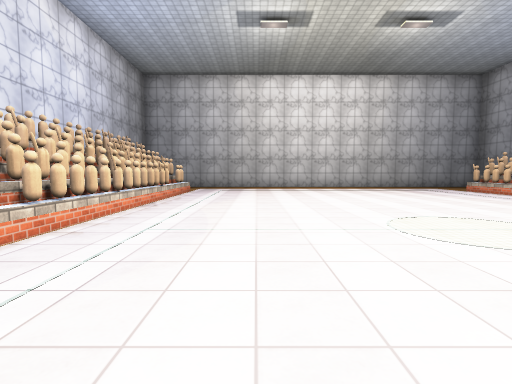
View 1 (above)

15 first-person views from a walk through a 3-D level made in the Unity game engine. The camera is 1.3 m above the floor, tilts 4° down and sees 85° across. The floor is counted in squares, 2 m on a side. Each view is taken from the middle of a square. On the plan, view 1 faces up. The plan holds only what a view shows up to about 9 squares ahead; the rest is blank. The place goes on beyond the plan. The player is left out. Surface patterns are stand-ins for the level's own textures.

View 2
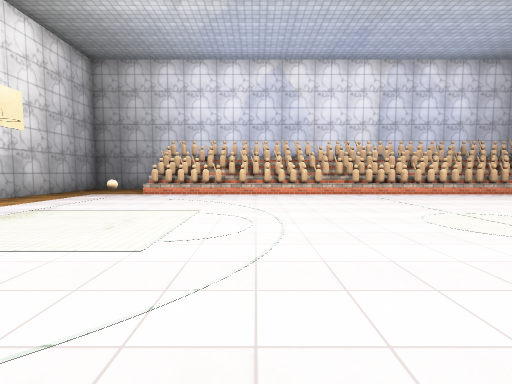

View 3
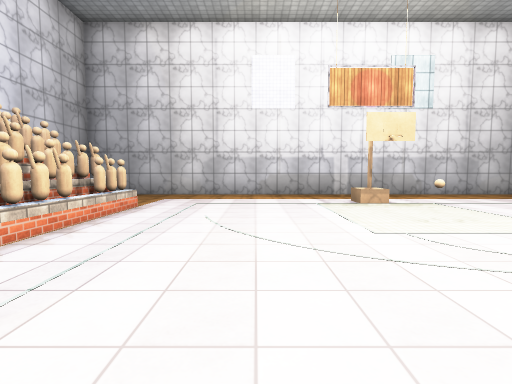

View 4
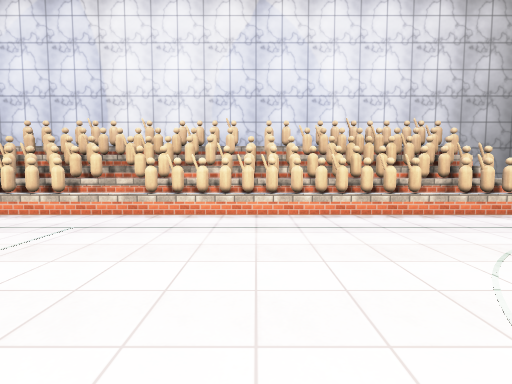

View 5
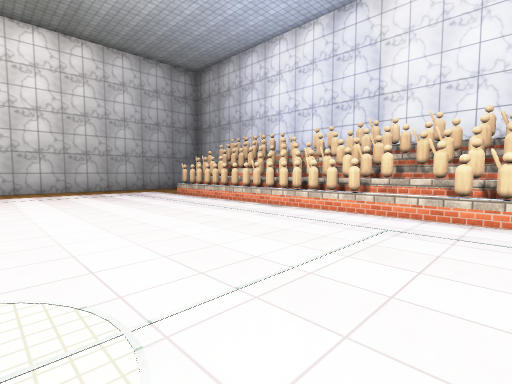

View 6
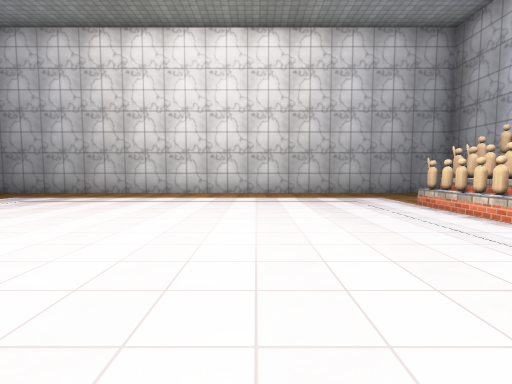

View 7
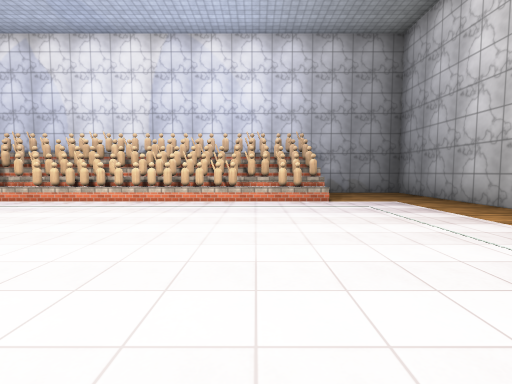

View 8
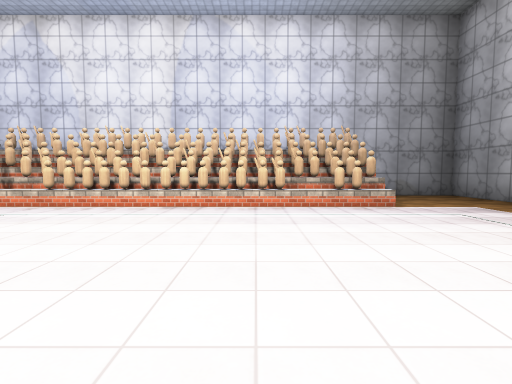

View 9
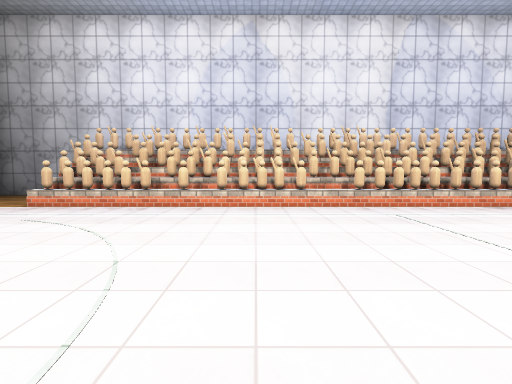

View 10
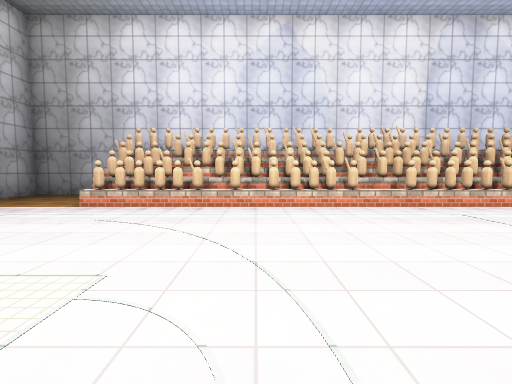

View 11
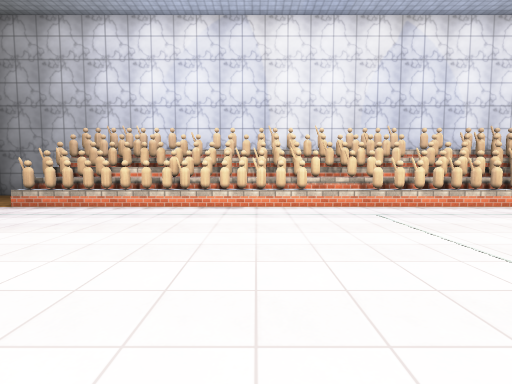

View 12
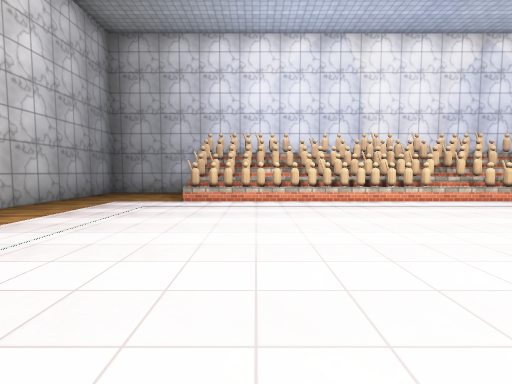

View 13
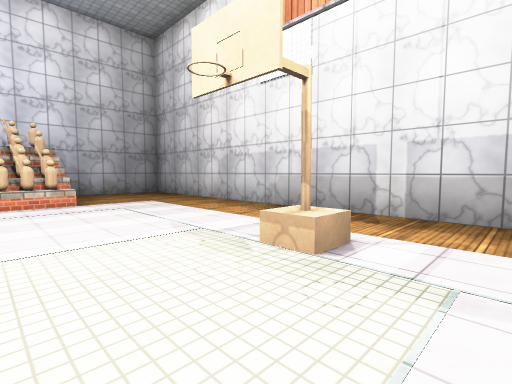

View 14
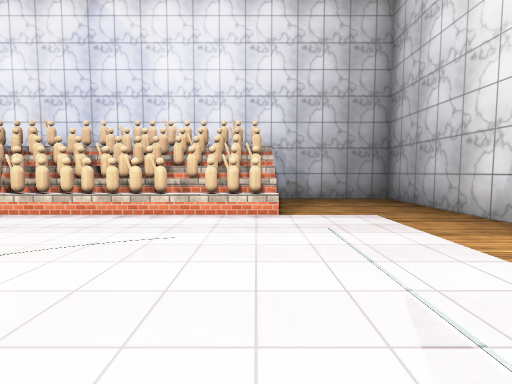

View 15
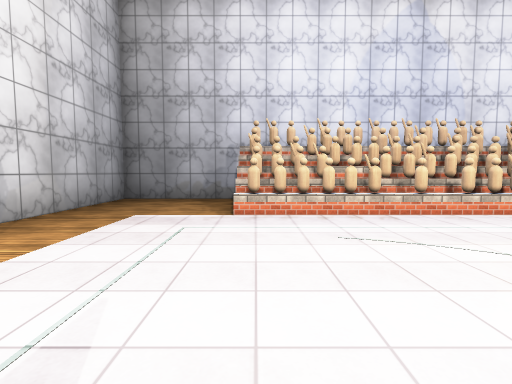

### Floor plan
Points are (right, up) in squares from view 1. A wall is a line through its corners. A room is listed if a view was taken in it or the views show most of it. See-through windows are left out.
Room 1 (views 1, 2, 3, 4, 5, 6, 7, 8, 9, 10, 11, 12, 13, 14, 15)
walls: (8.6, 0.5) (8.6, 5.5); (8.6, 6.6) (8.6, 7.5); (-3.6, 7.9) (-3.6, -3.4); (8.6, -3.4) (8.6, -0.4); (-3.6, 8.5) (-3.6, 8); (9.9, 10) (9.9, 12.6) (-4.9, 12.6) (-4.9, 9.9); (-4.9, -3.4) (-4.9, -6.3) (9.9, -6.3) (9.9, -3.4)
objects: other object (-4, 9); other object (-3, -3); other object (-3, -2); other object (-3, -1); other object (-3, 0); other object (-3, 1); other object (-3, 2); other object (-3, 3); other object (-3, 4); other object (-3, 5); other object (-3, 6); other object (-3, 7); other object (-3, 8); other object (-3, 9); other object (-2, -3); other object (-2, -2); other object (-2, -1); other object (-2, 0); other object (-2, 1); other object (-2, 2); other object (-2, 3); other object (-2, 4); other object (-2, 5); other object (-2, 6); other object (-2, 7); other object (-2, 9); other object (3, -4); other object (3, -2); other object (7, -3); other object (7, -2); other object (7, -1); other object (7, 0); other object (7, 1); other object (7, 2); other object (7, 3); other object (7, 4); other object (7, 5); other object (7, 6); other object (7, 7); other object (7, 8); other object (7, 9); other object (8, -3); other object (8, -2); other object (8, -1); other object (8, 0); other object (8, 1); other object (8, 2); other object (8, 3); other object (8, 4); other object (8, 5); other object (8, 6); other object (8, 7); other object (8, 8); other object (8, 9); other object (9, 8); other object (9, 9)

Where each view was taken, in squares from view 1:
view 1: 0 up, 0 right, facing up
view 2: 0 up, 6 right, facing left
view 3: 2 up, 5 right, facing down
view 4: 1 up, 3 right, facing right
view 5: 2 up, 3 right, facing up-right
view 6: 4 up, 4 right, facing up
view 7: 8 up, 4 right, facing left
view 8: 7 up, 3 right, facing left
view 9: 1 up, 3 right, facing left
view 10: 0 up, 3 right, facing left
view 11: 5 up, 2 right, facing right
view 12: 8 up, 1 right, facing right
view 13: 2 down, 1 right, facing down-right
view 14: 3 down, 3 right, facing right
view 15: 3 down, 2 right, facing left
